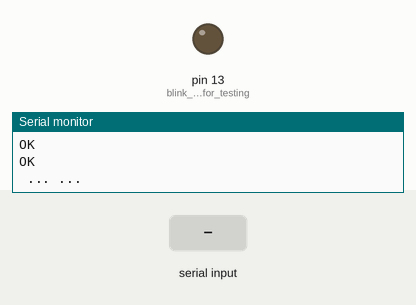
Simulated run of this sketch. Board: Arduino Uno, built with avr-gcc and run on an emulated ATmega328P. Shown: output pins drawn as LEDs (lit = HIGH), the last lines printed to the serial monitor. The test bench sets the inputs (shaded band). The modem accepts every AT command (registered, SIM ready, sends succeed) and sends nothing else.

Above: at 5.5 s.
5.6 s: "*" received over Serial
7.1 s: "+" received over the second serial link
At 7.5 s:
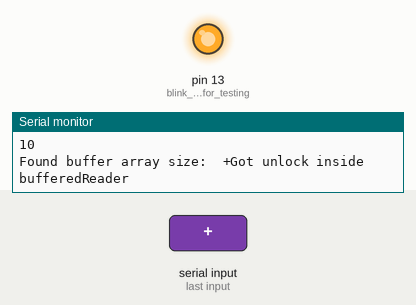
Timing chart, 0 to 10.1 s (numbered marks = the images above; inputs shaded):
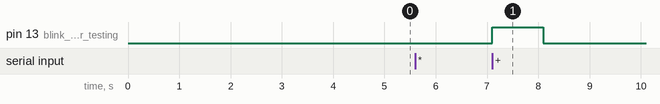

The sketch:

GSM_Lock_Unlock.ino
```cpp
#include<SoftwareSerial.h>
#include<stdio.h>
#include<string.h>

SoftwareSerial GPRS(7,8); //Rx , Tx

unsigned char buffer[64];
unsigned char bufferReader[64];
int count = 0;
int bufferReaderCounter = 0;

void setup() {

  pinMode(LED_BUILTIN, OUTPUT);//blink led for testing

  // put your setup code here, to run once:
  GPRS.begin(9600);
  Serial.begin(9600);

   GPRS.write("AT\r\n");
   delay(200);

   GPRS.write("AT+HTTPINIT\r\n");
   delay(200);

   GPRS.write("AT+HTTPPARA=\"CID\",1\r\n");
   delay(500);

   char * writeQuery = "AT+HTTPPARA=\"URL\",\"https://onlinesohopathi.com/v1/index_Cycle.php/updateloc?lat=29.64&lng=11.33&bk=1\"\r\n";
   GPRS.write(writeQuery);
   delay(500);

   GPRS.write("AT+CREG?\r\n");
   delay(500);

   GPRS.write("AT+CGATT=1\r\n"); // Attach to GPRS
   delay(500);

   GPRS.write("AT+SAPBER=3,1,\"APN\",\"gpinternet\"\r\n");  // To query the GPRS context
   delay(200);

   GPRS.write("AT+SAPBR=1,1\r\n"); // Open a GPRS context
   delay(500);

   GPRS.write("AT+HTTPACTION=1\r\n");
   delay(1000);


    while(GPRS.available())
    {
      buffer[count++] = GPRS.read();
      if(count == 64) break;
    }
    //Serial.println(buffer);
    Serial.write(buffer , count);
    clearBufferArray();
    count = 0;
    Serial.write("\r\n ... ... \r\n");
    //  delay(1000);

    /*while(1)
    {
      if(GPRS.available()){
        if(GPRS.read()!='+'){continue;}
        else{
        buffer[count++] = GPRS.read();
        Serial.write("Something");
        break;
        }
        if(count == 64) break;
      }
    }
    Serial.write(buffer , count);
    //clearBufferArray();
    count = 0;

    */
   // Serial.write("\r\n ... ... \r\n");


    //GPRS.write("AT+HTTPREAD=0,7\r\n"); // Open a GPRS context
   // delay(700);


}

void loop() {
  // put your main code here, to run repeatedly:
  count=0;
  bufferReaderCounter = 0;
  while(GPRS.available())
  {
    //Serial.println("Available --> ");
    //buffer[count++] = GPRS.read();
    //Serial.println(buffer[count-1]);
    if(GPRS.read() == '+'){
      Serial.println("--------------Found plus ------------");
      while(GPRS.available()){
        buffer[count++] = GPRS.read();
        Serial.println(buffer[count-1]);
      }
    }
    else{
      continue;
    }
    if(count == 64) break;
  }

  //Serial.println("Wrinting from buffer ..........................");

  char *p;
  p = strtok(buffer, ",");
  p = strtok(NULL, ",");
  p = strtok(NULL, ",");


  if(buffer[0] != NULL){
    //int i;
    //sscanf(p, "%d", &i);
    Serial.print("Found buffer array size:  ");
    //Serial.println(i);

    char * readContent = "AT+HTTPREAD=0,";
    strcat(p, "\r\n");
    strcat(readContent, p);
    GPRS.write(readContent);
    delay(200);


    char flag = 'f';
    while(flag == 'f' && !GPRS.available()){

    }
    flag = 't';
    while(GPRS.available()){
      bufferReader[bufferReaderCounter++] = GPRS.read();
    }


    Serial.write(bufferReader,bufferReaderCounter);
    char* pch = strstr (bufferReader,"unlock"); // find "unlock" inside bufferReader

    if(!pch){
      Serial.println("Got unlock inside bufferedReader ");
      digitalWrite(LED_BUILTIN, HIGH);   // turn the LED on (HIGH is the voltage level)
      delay(1000);                       // wait for a second
      digitalWrite(LED_BUILTIN, LOW);    // turn the LED off by making the voltage LOW
      delay(1000);                       // wait for a second
    }


    Serial.println("-----T ");
    Serial.println("A----");
    //clearBufferReaderArray();
    //bufferReaderCounter = 0;

  }
  Serial.write(buffer , count);
//  Serial.println(i);
  clearBufferArray();
  count = 0;

  if(Serial.available()){
   //Serial.println("Got data...");
   byte b = Serial.read();
   if( b == '*')
      GPRS.write(0x1a);
   else
      GPRS.write(b);
   }


}

void clearBufferArray()
{
  for(int i = 0; i< count ; i++)
  {
    buffer[i] = NULL;

  }

}


void clearBufferReaderArray()
{
  for(int i = 0; i< bufferReaderCounter ; i++)
  {
    bufferReader[i] = NULL;

  }

}
```

Measured:
- after the input at 7.1 s, pin 13 (blink_led_for_testing): LOW → HIGH at once, → LOW 1.0 s later
